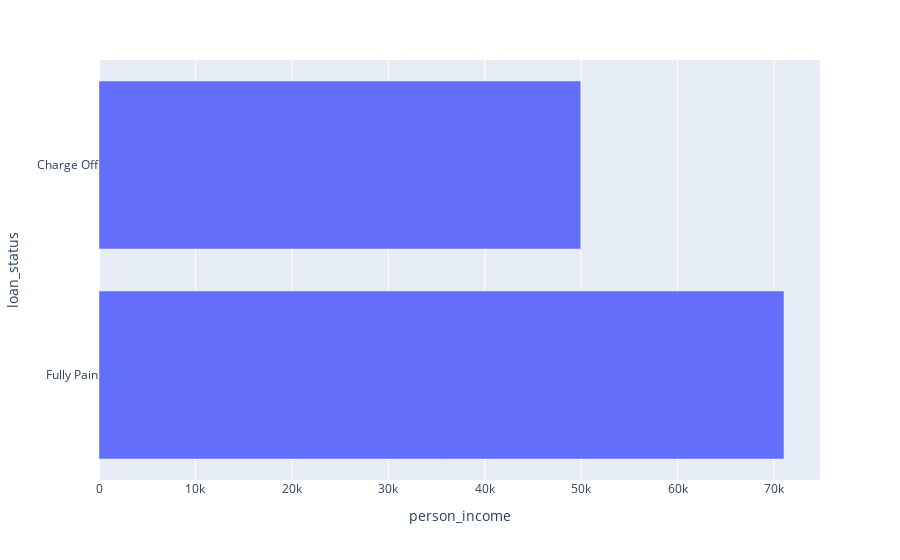

Write notebook code for a chart like this one.
### Code cell
plot_income = px.bar(data_income, x = 'person_income', y = 'loan_status')
plot_income.show()

### Figure 1 — Plotly figure (JSON) as saved in the notebook; plotly's stock layout.template omitted (floating-point values rounded to 4 significant figures)
{"data": [{"alignmentgroup": "True", "hovertemplate": "person_income=%{x}<br>loan_status=%{y}<extra></extra>", "legendgroup": "", "marker": {"color": "#636efa", "pattern": {"shape": ""}}, "name": "", "offsetgroup": "", "orientation": "h", "showlegend": false, "textposition": "auto", "type": "bar", "x": [71030.0, 49960.0], "xaxis": "x", "y": ["Fully Pain", "Charge Off"], "yaxis": "y"}], "layout": {"barmode": "relative", "legend": {"tracegroupgap": 0}, "margin": {"t": 60}, "xaxis": {"anchor": "y", "domain": [0, 1], "title": {"text": "person_income"}}, "yaxis": {"anchor": "x", "domain": [0, 1], "title": {"text": "loan_status"}}}}
